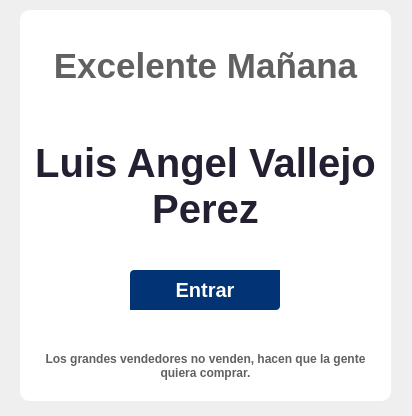
<?xml version="1.0" encoding="UTF-8"?>
<ui version="4.0">
 <class>Saludo_bienvenida</class>
 <widget class="QWidget" name="Saludo_bienvenida">
  <property name="geometry">
   <rect>
    <x>0</x>
    <y>0</y>
    <width>412</width>
    <height>416</height>
   </rect>
  </property>
  <property name="windowTitle">
   <string>Form</string>
  </property>
  <property name="styleSheet">
   <string notr="true">#contenedor{
background-color: rgb(255, 255, 255);
border-radius: 10px;
}
#btn_entrar{
background: #023375;
border-top-left-radius: 4px;
border-bottom-right-radius: 4px;
color: #fffefb;
font-weight:bold;
font-size: 20px;
font-family:&quot;Arial&quot;;
min-width: 150px;
min-height: 40px;
}
#btn_entrar:hover{
background-color: #2196F3;
}
#btn_entrar:pressed{
	background-color: #1B80D0;
}
#etiquetaNombreUsuario{
font-family:&quot;Arial&quot;;
font-weight:bold;
font-size: 40px;
color:rgb(36, 31, 49);
}
#etiquetaBuendia{
font-family:&quot;Arial&quot;;
font-weight:bold;
font-size: 35px;
color:rgba(0, 0, 0, 158);
}
#etiquetaEslogan{
font-family:&quot;Arial&quot;;
font-weight:bold;
font-size: 12px;
color:rgba(0, 0, 0, 158);
}</string>
  </property>
  <widget class="QFrame" name="contenedor">
   <property name="geometry">
    <rect>
     <x>20</x>
     <y>10</y>
     <width>371</width>
     <height>391</height>
    </rect>
   </property>
   <property name="frameShape">
    <enum>QFrame::Shape::StyledPanel</enum>
   </property>
   <property name="frameShadow">
    <enum>QFrame::Shadow::Raised</enum>
   </property>
   <widget class="QLabel" name="etiquetaBuendia">
    <property name="enabled">
     <bool>false</bool>
    </property>
    <property name="geometry">
     <rect>
      <x>10</x>
      <y>40</y>
      <width>351</width>
      <height>31</height>
     </rect>
    </property>
    <property name="font">
     <font>
      <family>Arial</family>
      <pointsize>-1</pointsize>
      <bold>true</bold>
     </font>
    </property>
    <property name="text">
     <string>Excelente Mañana</string>
    </property>
    <property name="alignment">
     <set>Qt::AlignmentFlag::AlignCenter</set>
    </property>
   </widget>
   <widget class="QLabel" name="etiquetaNombreUsuario">
    <property name="geometry">
     <rect>
      <x>10</x>
      <y>100</y>
      <width>351</width>
      <height>151</height>
     </rect>
    </property>
    <property name="font">
     <font>
      <family>Arial</family>
      <pointsize>-1</pointsize>
      <bold>true</bold>
     </font>
    </property>
    <property name="text">
     <string>Luis Angel Vallejo Perez</string>
    </property>
    <property name="alignment">
     <set>Qt::AlignmentFlag::AlignCenter</set>
    </property>
    <property name="wordWrap">
     <bool>true</bool>
    </property>
   </widget>
   <widget class="QLabel" name="etiquetaEslogan">
    <property name="geometry">
     <rect>
      <x>10</x>
      <y>330</y>
      <width>351</width>
      <height>51</height>
     </rect>
    </property>
    <property name="font">
     <font>
      <family>Arial</family>
      <pointsize>-1</pointsize>
      <bold>true</bold>
     </font>
    </property>
    <property name="text">
     <string>Los grandes vendedores no venden, hacen que la gente quiera comprar.</string>
    </property>
    <property name="alignment">
     <set>Qt::AlignmentFlag::AlignCenter</set>
    </property>
    <property name="wordWrap">
     <bool>true</bool>
    </property>
   </widget>
   <widget class="QPushButton" name="btn_entrar">
    <property name="geometry">
     <rect>
      <x>110</x>
      <y>260</y>
      <width>150</width>
      <height>40</height>
     </rect>
    </property>
    <property name="cursor">
     <cursorShape>PointingHandCursor</cursorShape>
    </property>
    <property name="text">
     <string>Entrar</string>
    </property>
   </widget>
  </widget>
 </widget>
 <resources/>
 <connections/>
</ui>
